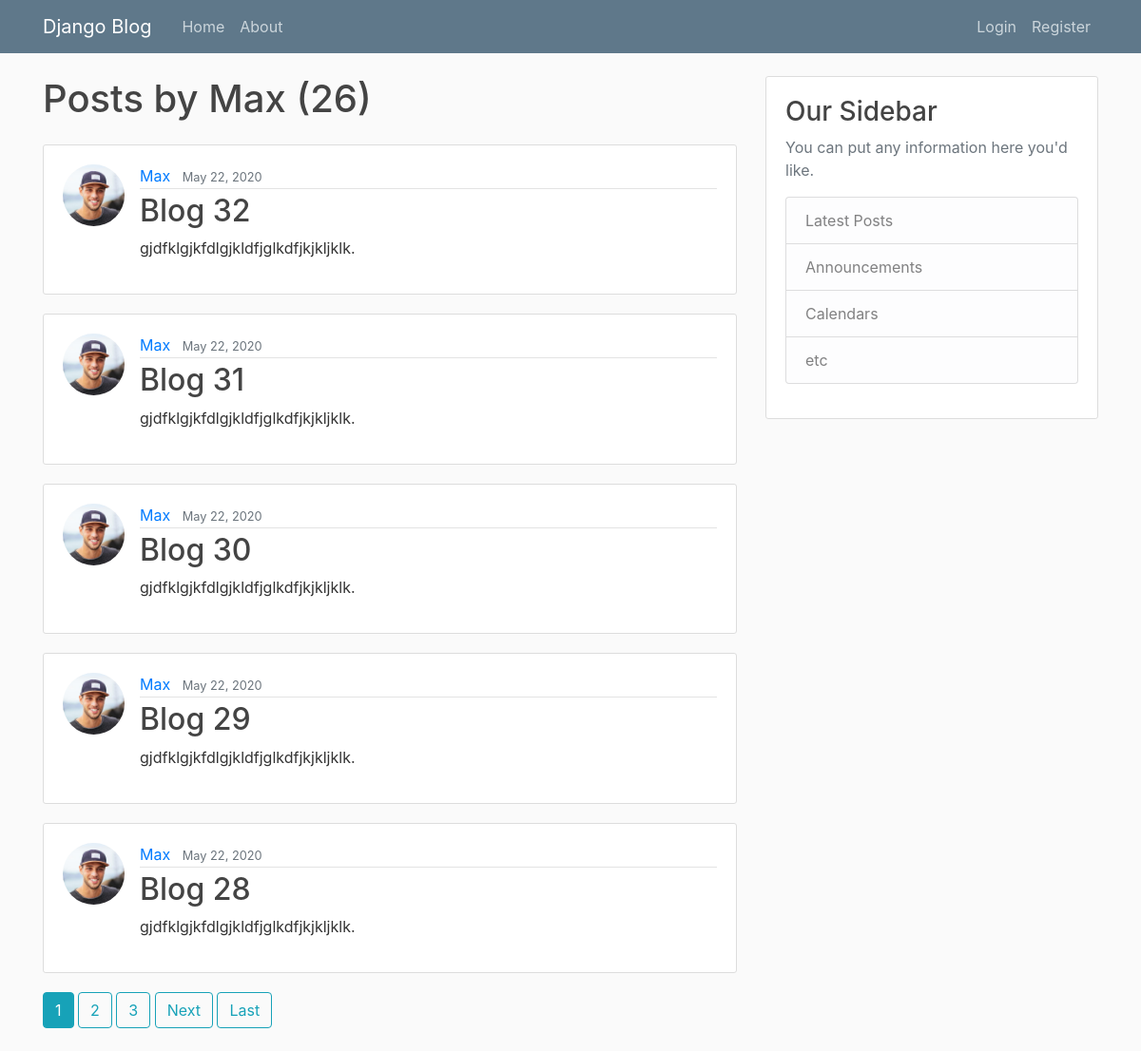
The app's page /user/Max with its own data.
### blog/models.py (models this page shows, shortened)
class Post(models.Model):
    title = models.CharField(max_length=100)
    content = models.TextField()
    date_posted = models.DateTimeField(default=timezone.now)  # when created
    author = models.ForeignKey(User, on_delete=models.CASCADE)  # Foreign key automatically means Many-to-One

### users/models.py (models this page shows, shortened)
class Profile(models.Model):  # inherit from models.Model
    user = models.OneToOneField(User, on_delete=models.CASCADE)  # if the user is deleted from db, delete profile
    bio = models.TextField(blank=True)
    city = models.CharField(max_length=50, blank=True)
    image = models.ImageField(default='default.jpg', upload_to='profile_pics')

### blog/views.py (the view)
# urls.py: path('user/<str:username>', UserPostListView.as_view(), name='user-posts'),
class UserPostListView(ListView):
    model = Post
    template_name = 'blog/user_posts.html'  # <app>/<model>_<viewtype>.html, blog/post_list.html
    context_object_name = 'posts'
    paginate_by = 5
    def get_queryset(self):
        user = get_object_or_404(User, username=self.kwargs.get('username'))
        return Post.objects.filter(author=user).order_by('-date_posted')

### blog/templates/blog/user_posts.html (shortened to what this page needs)
{% extends "blog/base.html" %}
{% block content %}
    <h1 class="mb-4">Posts by {{ view.kwargs.username }} ({{ page_obj.paginator.count }})</h1>
    {% for post in posts %}
        <article class="media content-section">
            <a href="#"><img class="rounded-circle article-img" src="{{ post.author.profile.image.url }}" alt=""></a>
          <div class="media-body">
            <div class="article-metadata article-margin">
              <a class="mr-2" href="{% url 'user-posts' post.author.username %}">{{ post.author }}</a>
              <small class="text-muted">{{ post.date_posted|date:"F d, Y" }}</small>
            </div>
            <h2><a class="article-title article-margin" href="{% url 'post-detail' post.id %}">{{ post.title }}</a></h2>
            <p class="article-content article-margin">{{ post.content }}</p>
          </div>
        </article>
    {% endfor %}
    {% if is_paginated %}
        {% for num in page_obj.paginator.page_range %}
            {% if page_obj.number == num %}
                <a class="btn btn-info mb-4" href="?page={{ num }}">{{ num }}</a>
            {% elif num > page_obj.number|add:'-3' and num < page_obj.number|add:'3' %}
                <a class="btn btn-outline-info mb-4" href="?page={{ num }}">{{ num }}</a>
            {% endif %}
        {% endfor %}
        {% if page_obj.has_next %}
            <a class="btn btn-outline-info mb-4" href="?page={{ page_obj.next_page_number }}">Next</a>
            <a class="btn btn-outline-info mb-4" href="?page={{ page_obj.paginator.num_pages }}">Last</a>
        {% endif %}
    {% endif %}
{% endblock content %}

### blog/static/blog/main.css (style rules this page uses)
body { background: #fafafa; color: #333333; margin-top: 5rem; }
h1, h2, h3, h4, h5, h6 { color: #444444; }
.content-section { background: #ffffff; padding: 20px 20px; border: 1px solid #dddddd; border-radius: 3px; margin-bottom: 20px; }
.article-margin { margin-left: 16px; }
.article-title { color: #444444; }
.article-content { white-space: pre-line; }
.article-img { height: 65px; width: 65px; }
.article-metadata { padding-bottom: 1px; margin-bottom: 4px; border-bottom: 1px solid #e3e3e3 }

### records on screen
Post: author.profile.image (picture), author "Max", date_posted "May 22, 2020", title "Blog 32", content "gjdfklgjkfdlgjkldfjglkdfjkjkljklk."
Post: author.profile.image (picture), author "Max", date_posted "May 22, 2020", title "Blog 31", content "gjdfklgjkfdlgjkldfjglkdfjkjkljklk."
Post: author.profile.image (picture), author "Max", date_posted "May 22, 2020", title "Blog 30", content "gjdfklgjkfdlgjkldfjglkdfjkjkljklk."
Post: author.profile.image (picture), author "Max", date_posted "May 22, 2020", title "Blog 29", content "gjdfklgjkfdlgjkldfjglkdfjkjkljklk."
Post: author.profile.image (picture), author "Max", date_posted "May 22, 2020", title "Blog 28", content "gjdfklgjkfdlgjkldfjglkdfjkjkljklk."

### other values on screen
{{ view.kwargs.username }} "Max"
{{ page_obj.paginator.count }} "26"
{{ num }} "1"
{{ num }} "2" "3"
